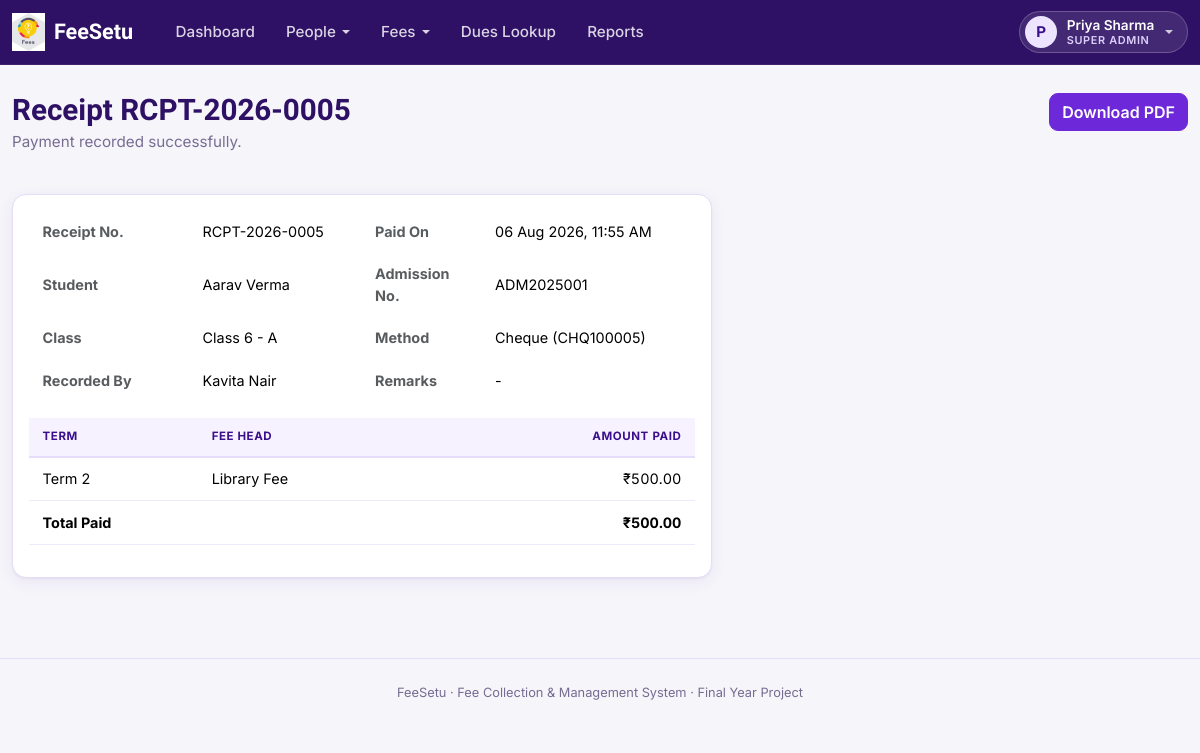
The page /index.php?route=payments/receipt&id=5 (signed in) on the database its author committed.
### tables this page shows
CREATE TABLE payments (
    id             INT AUTO_INCREMENT PRIMARY KEY,
    student_id     INT NOT NULL,
    receipt_no     VARCHAR(30) NOT NULL UNIQUE,
    amount         DECIMAL(10,2) NOT NULL,
    method         ENUM('cash','cheque','online') NOT NULL DEFAULT 'cash',
    reference_no   VARCHAR(60) NULL,
    remarks        VARCHAR(255) NULL,
    recorded_by    INT NOT NULL,
    paid_at        DATETIME NOT NULL,
    created_at     TIMESTAMP NOT NULL DEFAULT CURRENT_TIMESTAMP,
    FOREIGN KEY (student_id) REFERENCES students(id) ON DELETE CASCADE,
    FOREIGN KEY (recorded_by) REFERENCES users(id) ON DELETE RESTRICT
);

CREATE TABLE users (
    id            INT AUTO_INCREMENT PRIMARY KEY,
    name          VARCHAR(100) NOT NULL,
    email         VARCHAR(150) NOT NULL UNIQUE,
    password      VARCHAR(255) NOT NULL,
    role          ENUM('super_admin','accountant','student') NOT NULL,
    status        ENUM('active','inactive') NOT NULL DEFAULT 'active',
    created_at    TIMESTAMP NOT NULL DEFAULT CURRENT_TIMESTAMP
);

CREATE TABLE students (
    id               INT AUTO_INCREMENT PRIMARY KEY,
    user_id          INT NOT NULL UNIQUE,
    admission_no     VARCHAR(30) NOT NULL UNIQUE,
    class_id         INT NOT NULL,
    roll_no          INT NOT NULL DEFAULT 0,
    guardian_name    VARCHAR(100) NULL,
    guardian_phone   VARCHAR(20) NULL,
    dob              DATE NULL,
    address          VARCHAR(255) NULL,
    status           ENUM('active','inactive') NOT NULL DEFAULT 'active',
    created_at       TIMESTAMP NOT NULL DEFAULT CURRENT_TIMESTAMP,
    FOREIGN KEY (user_id) REFERENCES users(id) ON DELETE CASCADE,
    FOREIGN KEY (class_id) REFERENCES classes(id) ON DELETE RESTRICT
);

CREATE TABLE classes (
    id             INT AUTO_INCREMENT PRIMARY KEY,
    name           VARCHAR(50) NOT NULL,
    section        VARCHAR(10) NOT NULL,
    academic_year  VARCHAR(9) NOT NULL,
    created_at     TIMESTAMP NOT NULL DEFAULT CURRENT_TIMESTAMP,
    UNIQUE KEY uq_class (name, section, academic_year)
);

### app/controllers/PaymentController.php (called while the page is built, shortened)
<?php
require_once __DIR__ . '/../models/Payment.php';
class PaymentController
{
    public function receipt(): void
    {
        $id = (int)($_GET['id'] ?? 0);
        $payment = Payment::find($id);
        $allocations = Payment::allocations($id);
        require __DIR__ . '/../views/fees/receipt.php';
    }
}

### public/index.php (called while the page is built, shortened)
<?php
require_once __DIR__ . '/../core/helpers.php';
require_once __DIR__ . '/../core/Database.php';
require_once __DIR__ . '/../app/controllers/PaymentController.php';
$router = new Router();
$router->get('login', fn() => (new AuthController())->showLogin());
$router->post('login', fn() => (new AuthController())->login());
$router->post('logout', fn() => (new AuthController())->logout());
$router->get('account/password', fn() => (new AccountController())->passwordForm());
$router->post('account/password', fn() => (new AccountController())->passwordUpdate());
$router->get('admin/dashboard', fn() => (new AdminController())->dashboard());
$router->get('admin/classes', fn() => (new AdminController())->classes());
$router->post('admin/classes/store', fn() => (new AdminController())->classStore());
$router->post('admin/classes/update', fn() => (new AdminController())->classUpdate());
$router->post('admin/classes/delete', fn() => (new AdminController())->classDelete());
$router->get('admin/students', fn() => (new AdminController())->students());
$router->post('admin/students/store', fn() => (new AdminController())->studentStore());
$router->get('admin/students/import', fn() => (new AdminController())->studentImportForm());
$router->post('admin/students/import', fn() => (new AdminController())->studentImport());
$router->get('admin/students/import/result', fn() => (new AdminController())->studentImportResult());
$router->get('admin/students/view', fn() => (new AdminController())->studentView());
$router->post('admin/students/status', fn() => (new AdminController())->studentStatus());
$router->get('admin/accountants', fn() => (new AdminController())->accountants());
$router->post('admin/accountants/store', fn() => (new AdminController())->accountantStore());
$router->post('admin/accountants/status', fn() => (new AdminController())->accountantStatus());
$router->get('accountant/dashboard', fn() => (new AccountantController())->dashboard());
$router->get('fee-heads', fn() => (new FeeController())->heads());
$router->post('fee-heads/store', fn() => (new FeeController())->headStore());
$router->post('fee-heads/update', fn() => (new FeeController())->headUpdate());
$router->post('fee-heads/delete', fn() => (new FeeController())->headDelete());
$router->get('fee-structures', fn() => (new FeeController())->structures());
$router->get('fee-structures/create', fn() => (new FeeController())->structureCreateForm());
$router->post('fee-structures/store', fn() => (new FeeController())->structureStore());
$router->get('fee-structures/view', fn() => (new FeeController())->structureView());
$router->post('fee-structures/status', fn() => (new FeeController())->structureStatus());
$router->get('dues', fn() => (new DuesController())->search());
$router->get('dues/view', fn() => (new DuesController())->view());
$router->post('dues/concession', fn() => (new DuesController())->concessionStore());
$router->get('payments/collect', fn() => (new PaymentController())->collectForm());
$router->post('payments/store', fn() => (new PaymentController())->store());
$router->get('payments/receipt', fn() => (new PaymentController())->receipt());
$router->get('payments/receipt/download', fn() => (new PaymentController())->receiptDownload());
$router->get('reports', fn() => (new ReportController())->index());
$router->get('student/dashboard', fn() => (new StudentController())->dashboard());
$router->get('student/dues', fn() => (new StudentController())->dues());
$router->get('student/history', fn() => (new StudentController())->history());
$route = $_GET['route'] ?? '';
$router->dispatch($_SERVER['REQUEST_METHOD'], $route);

### core/Router.php (called while the page is built, shortened)
<?php
class Router
{
    private array $routes = ['GET' => [], 'POST' => []];
    public function get(string $route, callable $handler): void
    {
        $this->routes['GET'][$route] = $handler;
    }
    public function post(string $route, callable $handler): void
    {
        $this->routes['POST'][$route] = $handler;
    }
    public function dispatch(string $method, string $route): void
    {
        $handler = $this->routes[$method][$route] ?? null;
        try {
            $handler();
        } catch (Throwable $e) {
            error_log($e->getMessage());
            http_response_code(500);
            require __DIR__ . '/../app/views/errors/500.php';
        }
    }
}

### core/Database.php (called while the page is built)
<?php
class Database
{
    private static ?PDO $instance = null;
    public static function connect(): PDO
    {
        if (self::$instance === null) {
            $config = require __DIR__ . '/../config/database.php';
            $dsn = sprintf(
                'mysql:host=%s;port=%d;dbname=%s;charset=%s',
                $config['host'],
                $config['port'],
                $config['database'],
                $config['charset']
            );
            self::$instance = new PDO($dsn, $config['username'], $config['password'], [
                PDO::ATTR_ERRMODE            => PDO::ERRMODE_EXCEPTION,
                PDO::ATTR_DEFAULT_FETCH_MODE => PDO::FETCH_ASSOC,
                PDO::ATTR_EMULATE_PREPARES   => false,
            ]);
        }
        return self::$instance;
    }
}

### app/models/Payment.php (called while the page is built, shortened)
<?php
class Payment
{
    public static function find(int $id): ?array
    {
        $sql = 'SELECT p.*, st.admission_no, u.name AS student_name, c.name AS class_name, c.section AS class_section,
                       ru.name AS recorded_by_name
                FROM payments p
                JOIN students st ON st.id = p.student_id
                JOIN users u ON u.id = st.user_id
                JOIN classes c ON c.id = st.class_id
                JOIN users ru ON ru.id = p.recorded_by
                WHERE p.id = ?';
        $stmt = Database::connect()->prepare($sql);
        $stmt->execute([$id]);
        $row = $stmt->fetch();
        return $row ?: null;
    }
    public static function allocations(int $paymentId): array
    {
        $sql = "SELECT pa.*, fh.name AS fee_head_name, fs.term
                FROM payment_allocations pa
                JOIN student_dues sd ON sd.id = pa.student_due_id
                JOIN fee_structure_items fsi ON fsi.id = sd.fee_structure_item_id
                JOIN fee_heads fh ON fh.id = fsi.fee_head_id
                JOIN fee_structures fs ON fs.id = fsi.fee_structure_id
                WHERE pa.payment_id = ?
                ORDER BY fh.name";
        $stmt = Database::connect()->prepare($sql);
        $stmt->execute([$paymentId]);
        return $stmt->fetchAll();
    }
}

### core/helpers.php (called while the page is built, shortened)
<?php
function e(?string $value): string
{
    return htmlspecialchars($value ?? '', ENT_QUOTES, 'UTF-8');
}
function inr(float|int|string $amount): string
{
    $amount = (float)$amount;
    $negative = $amount < 0;
    $amount = abs($amount);
    $parts = explode('.', number_format($amount, 2, '.', ''));
    $intPart = $parts[0];
    $decPart = $parts[1];
    if (strlen($intPart) > 3) {
        $lastThree = substr($intPart, -3);
        $rest = substr($intPart, 0, -3);
        $rest = preg_replace('/\B(?=(\d{2})+(?!\d))/', ',', $rest);
        $grouped = $rest . ',' . $lastThree;
    } else {
        $grouped = $intPart;
    }
    return ($negative ? '-' : '') . '₹' . $grouped . '.' . $decPart;
}
function format_datetime(?string $datetime): string
{
    $ts = strtotime($datetime);
    return $ts === false ? '-' : date('d M Y, h:i A', $ts);
}

### app/views/fees/receipt.php (the view)
<?php require __DIR__ . '/../partials/header.php'; ?>
<?php require __DIR__ . '/../partials/navbar.php'; ?>
<div class="d-flex justify-content-between align-items-start flex-wrap gap-2 mb-3">
    <div>
        <h1 class="fs-page-title">Receipt <?= e($payment['receipt_no']) ?></h1>
        <p class="fs-page-sub">Payment recorded successfully.</p>
    </div>
    <a href="/index.php?route=payments/receipt/download&id=<?= (int)$payment['id'] ?>" class="btn btn-accent">Download PDF</a>
</div>
<div class="card" style="max-width:700px;">
    <div class="card-body">
        <table class="table table-borderless mb-3">
            <tr><th class="text-muted" style="width:160px;">Receipt No.</th><td><?= e($payment['receipt_no']) ?></td>
                <th class="text-muted" style="width:120px;">Paid On</th><td><?= format_datetime($payment['paid_at']) ?></td></tr>
            <tr><th class="text-muted">Student</th><td><?= e($payment['student_name']) ?></td>
                <th class="text-muted">Admission No.</th><td><?= e($payment['admission_no']) ?></td></tr>
            <tr><th class="text-muted">Class</th><td><?= e($payment['class_name']) ?> - <?= e($payment['class_section']) ?></td>
                <th class="text-muted">Method</th><td class="text-capitalize"><?= e($payment['method']) ?><?= $payment['reference_no'] ? ' (' . e($payment['reference_no']) . ')' : '' ?></td></tr>
            <tr><th class="text-muted">Recorded By</th><td><?= e($payment['recorded_by_name']) ?></td>
                <th class="text-muted">Remarks</th><td><?= e($payment['remarks'] ?: '-') ?></td></tr>
        </table>
        <table class="table">
            <thead><tr><th>Term</th><th>Fee Head</th><th class="text-end">Amount Paid</th></tr></thead>
            <tbody>
            <?php foreach ($allocations as $a): ?>
                <tr>
                    <td><?= e($a['term']) ?></td>
                    <td><?= e($a['fee_head_name']) ?></td>
                    <td class="text-end"><?= inr($a['allocated_amount']) ?></td>
                </tr>
            <?php endforeach; ?>
            </tbody>
            <tfoot>
                <tr class="fw-bold"><td colspan="2">Total Paid</td><td class="text-end"><?= inr($payment['amount']) ?></td></tr>
            </tfoot>
        </table>
    </div>
</div>
<?php require __DIR__ . '/../partials/footer.php'; ?>

### public/assets/css/style.css (style rules this page uses)
:root { --fs-purple-950: #1E0A45; --fs-purple-900: #2E1065; --fs-purple-800: #3B0F8C; --fs-purple-700: #5B21B6; --fs-purple-600: #6D28D9; --fs-purple-500: #7C3AED; --fs-purple-400: #A78BFA; --fs-purple-200: #DDD0FB; --fs-purple-100: #EDE4FF; --fs-purple-50: #F7F2FF; --fs-yellow-500: #F5B301; --fs-yellow-400: #FBBF24; --fs-yellow-100: #FEF3C7; --fs-green-700: #15803D; --fs-green-600: #16A34A; --fs-green-100: #DCFCE7; --fs-red-700: #B91C1C; --fs-red-600: #DC2626; --fs-red-100: #FEE2E2; --fs-amber-700: #B45309; --fs-ink: #241A3D; --fs-body: #4B4160; --fs-muted: #776C92; --fs-border: #E6DDFB; --fs-bg: #F6F5FA; --fs-surface: #FFFFFF; --fs-radius: 14px; --fs-radius-sm: 9px; --fs-shadow: 0 1px 2px rgba(46, 16, 101, 0.05), 0 4px 16px rgba(76, 29, 149, 0.07); --fs-shadow-lg: 0 12px 32px rgba(46, 16, 101, 0.18); --bs-primary: #6D28D9; --bs-primary-rgb: 109, 40, 217; --bs-link-color: #6D28D9; --bs-link-color-rgb: 109, 40, 217; --bs-link-hover-color: #3B0F8C; --bs-link-hover-color-rgb: 59, 15, 140; --bs-body-color: #4B4160; --bs-border-color: #E6DDFB; --bs-focus-ring-color: rgba(124, 58, 237, 0.2); }
* { box-sizing: border-box; }
body { background: var(--fs-bg); color: var(--fs-body); font-family: 'Inter', -apple-system, BlinkMacSystemFont, 'Segoe UI', sans-serif; font-size: 0.95rem; -webkit-font-smoothing: antialiased; }
h1, h2, h3, h4, h5, .brand-font { font-family: 'Baloo 2', 'Inter', sans-serif; color: var(--fs-purple-900); font-weight: 600; }
a { color: var(--fs-purple-600); text-decoration: none; }
.fs-page-title { margin-bottom: 0.15rem; font-size: 1.85rem; }
.fs-page-sub { color: var(--fs-muted); margin-bottom: 1.5rem; }
.card, .fs-card { background: var(--fs-surface); border: 1px solid var(--fs-border); border-radius: var(--fs-radius); box-shadow: var(--fs-shadow); }
.btn { border-radius: var(--fs-radius-sm); font-weight: 500; }
.btn-accent { background: var(--fs-purple-600); border-color: var(--fs-purple-600); color: #fff; font-weight: 600; }
.table { --bs-table-bg: transparent; --bs-table-hover-bg: var(--fs-purple-50); --bs-table-border-color: #EFE9FB; font-size: 0.9rem; color: var(--fs-body); }
.table > :not(caption) > * > * { padding: 0.65rem 0.85rem; }
.table thead th { background: var(--fs-purple-50); color: var(--fs-purple-800); font-size: 0.72rem; text-transform: uppercase; letter-spacing: 0.05em; font-weight: 700; border-bottom: 2px solid var(--fs-border); }
.table td, .table th { vertical-align: middle; }
.table td.text-end, .table th.text-end { font-variant-numeric: tabular-nums; }

### rows shown on the page
payments: receipt_no "RCPT-2026-0005", paid_at "06 Aug 2026, 11:55 AM", users.name "Aarav Verma", student.admission_no "ADM2025001", classes.name "Class 6", classes.section "A", method "Cheque", reference_no "CHQ100005", recorded_by.name "Kavita Nair", remarks "-", amount "₹500.00"

### other values the page prints
$item "Dashboard"
$item['label'] "People"
$item['label'] "Fees"
$item "Dues Lookup"
$item "Reports"
$initial "P"
$userName "Priya Sharma"
$roleLabel "SUPER ADMIN"
$a['term'] "Term 2"
$a['fee_head_name'] "Library Fee"
inr($a['allocated_amount']) "₹500.00"
